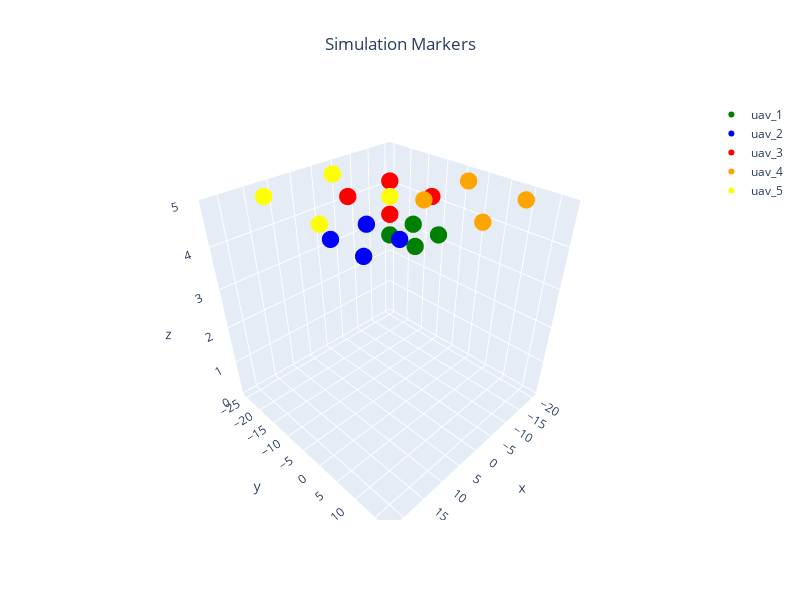

Notebook code for this chart:
### Markdown cell above
## Create Plans

### Code cell
offsets = [ #east, north, up, heading
    (5, 5, 0, 90), 
    (10, 0, 0, 45),
    (-5, -10, 0, 225),
    (-15, 0, 0, 0),
    (0, -20, 0, 0),
]

n_uavs = len(offsets)


local_paths=[Plan.create_square_path(side_len=dist,alt= 5) for dist in (5,7,10,12,15)]

homes=np.array([offset[:3] for offset in offsets])

global_paths=[local2global(np.array(path), home,pairwise=True) for path,home in zip(local_paths,homes)]

plans=[Plan.basic(wps=path,alt=5,wp_margin=0.5) for path in local_paths]


colors=['Green','Blue','Red','Orange','Yellow',]
markers = {f'uav_{i+1}': {'pos':global_paths[i],'color':colors[i]} for i in range(n_uavs)}


if simulator == 'QGroundControl':
    home_position=(-35.3633245,149.1652241,0,0)
    spawns=find_spawns(home_position, offsets)

plot_3d_interactive(markers,title='Simulation Markers',expand=[0.2,0.2,0.6],ground=-0.05)

### Figure 1 — Plotly figure (JSON) as saved in the notebook; plotly's stock layout.template omitted (floating-point values rounded to 4 significant figures)
{"data": [{"marker": {"color": "Green", "size": 6}, "mode": "markers", "name": "uav_1", "type": "scatter3d", "x": [5, 5, 10, 10, 5], "y": [5, 10, 10, 5, 5], "z": [5, 5, 5, 5, 5]}, {"marker": {"color": "Blue", "size": 6}, "mode": "markers", "name": "uav_2", "type": "scatter3d", "x": [10, 10, 17, 17, 10], "y": [0, 7, 7, 0, 0], "z": [5, 5, 5, 5, 5]}, {"marker": {"color": "Red", "size": 6}, "mode": "markers", "name": "uav_3", "type": "scatter3d", "x": [-5, -5, 5, 5, -5], "y": [-10, 0, 0, -10, -10], "z": [5, 5, 5, 5, 5]}, {"marker": {"color": "Orange", "size": 6}, "mode": "markers", "name": "uav_4", "type": "scatter3d", "x": [-15, -15, -3, -3, -15], "y": [0, 12, 12, 0, 0], "z": [5, 5, 5, 5, 5]}, {"marker": {"color": "Yellow", "size": 6}, "mode": "markers", "name": "uav_5", "type": "scatter3d", "x": [0, 0, 15, 15, 0], "y": [-20, -5, -5, -20, -20], "z": [5, 5, 5, 5, 5]}], "layout": {"height": 600, "scene": {"xaxis": {"range": [-21.4, 23.4], "title": {"text": "x"}}, "yaxis": {"range": [-26.4, 18.4], "title": {"text": "y"}}, "zaxis": {"range": [-0.05, 5], "title": {"text": "z"}}}, "title": {"text": "Simulation Markers", "x": 0.5, "xanchor": "center"}, "width": 800}}
